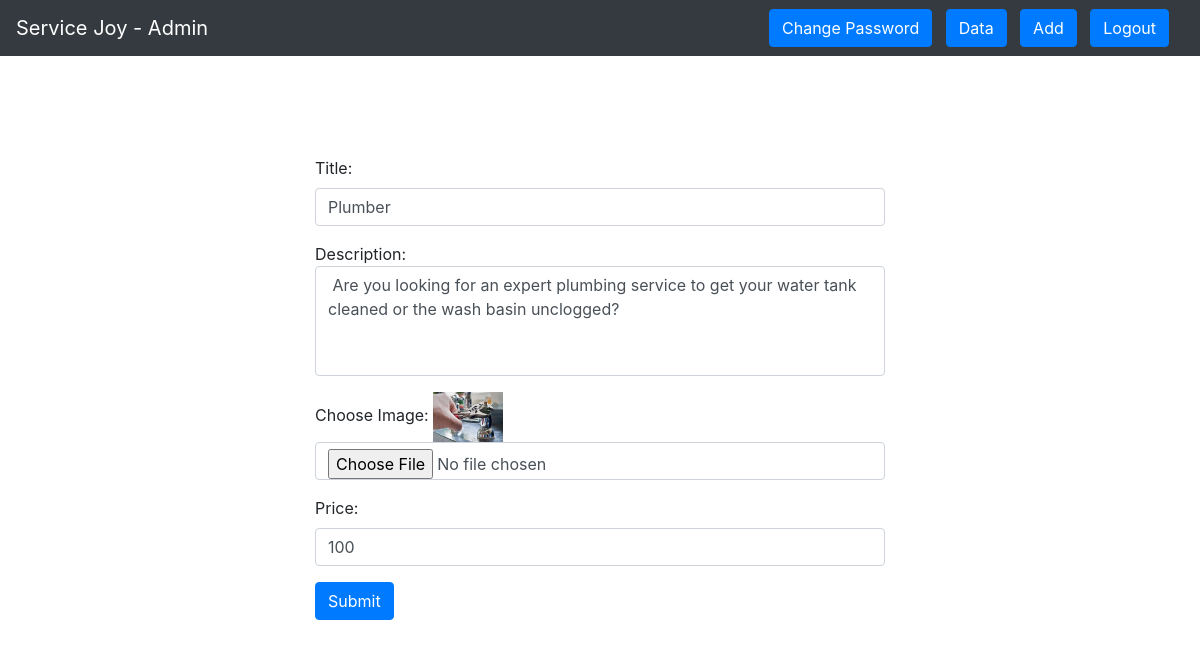
/admin/edit.php?edit_id=9 (signed in), run on the app's committed database.
### tables this page shows
CREATE TABLE `data` (
  `id` bigint(20) NOT NULL,
  `name` varchar(255) NOT NULL,
  `description` varchar(255) NOT NULL,
  `image` varchar(255) NOT NULL,
  `price` varchar(255) NOT NULL
);

### admin/edit.php (the view, shortened to what this page needs)
<?php
include '../config.php';
$query = "select * from data where id='".$_GET['edit_id']."'" or die(mysqli_error($con));
$result = mysqli_query($con,$query);
$row = mysqli_fetch_array($result,MYSQLI_ASSOC);
?>
<!DOCTYPE html>
<html>
<head>
    <?php include '../headfiles.php'; ?>
</head>
<body>
<?php include 'header.php'; ?>
<div class="container col-md-6" style="margin-top: 100px;">
  <form method="post" enctype="multipart/form-data">
    <div class="form-group">
      <label for="title">Title:</label>
      <input type="text" class="form-control" id="title" placeholder="Enter Title" name="name"
      value="<?php echo $row['name'] ?>">
    </div>
    <div class="form-group">
      Description: <textarea class="form-control" id="description" name="description" rows="4" cols="67"> <?php echo $row['description'] ?>
      </textarea>
    </div>
    <div class="form-group">
      <label for="image">Choose Image:</label>
      <img src="../img/<?php echo $row['image']; ?>" width='70px' height='50px' />
      <input type="file" name="image" class="form-control" id="image">
    </div>
    <div class="form-group">
      <label for="price">Price:</label>
      <input type="number" class="form-control" id="price" placeholder="Enter Price" name="price" required=""
      value="<?php echo $row['price'] ?>">
    </div>
    <input name="sbm" type="submit" class="btn btn-primary" value="Submit"/>
  </form>
    </div>
</body>
</html>

### admin/edit.php (style rules this page uses)
#description { resize: none; }

### data on the page
data: name "Plumber", description "Are you looking for an expert plumbing service to get your water tank cleaned or the wash basin unclogged?", image (picture), price "100"
